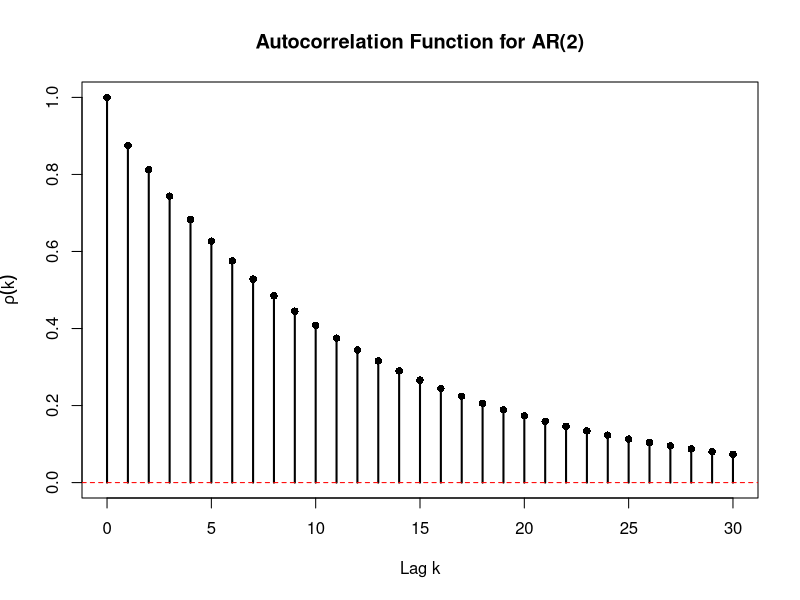

Source code (R):
# ============================================================
# AR(2) stability, invertibility, and autocorrelation analysis
# Model:
#   X_t + phi1 * X_{t-1} + phi2 * X_{t-2} = epsilon_t
# with epsilon_t ~ WN(0, 1)
# ============================================================

# ----------------------------
# 1. Define coefficients
# ----------------------------
phi1 <- -0.7
phi2 <- -0.2

cat("AR(2) model:\n")
cat("X_t +", phi1, "* X_{t-1} +", phi2, "* X_{t-2} = epsilon_t\n\n")

# In recursive form:
# X_t = -phi1 * X_{t-1} - phi2 * X_{t-2} + epsilon_t
a1 <- -phi1
a2 <- -phi2

cat("Recursive form:\n")
cat("X_t =", a1, "* X_{t-1} +", a2, "* X_{t-2} + epsilon_t\n\n")


# ----------------------------
# 2. Question 1.1:
#    Check stationarity using roots
# ----------------------------
# The AR polynomial is:
#   1 + phi1*z + phi2*z^2 = 0
# The process is stationary if all roots satisfy |z| > 1

coef_poly <- c(phi2, phi1, 1)   # corresponds to phi2*z^2 + phi1*z + 1 = 0
roots <- polyroot(coef_poly)

cat("Roots of the characteristic equation:\n")
print(roots)
cat("\nModuli of roots:\n")
print(Mod(roots))
cat("\n")

if (all(Mod(roots) > 1)) {
  cat("Conclusion: The process is stationary, because all roots lie outside the unit circle.\n\n")
} else {
  cat("Conclusion: The process is NOT stationary, because at least one root lies inside the unit circle.\n\n")
}


# ----------------------------
# 3. Question 1.2:
#    Is the process invertible?
# ----------------------------
# Invertibility is formally an MA-property, not an AR-property.
# However, a stationary AR process has a convergent MA(infinity) representation.
# So in this sense, the AR(2) can be inverted to an MA(infinity) form.

cat("Invertibility:\n")
cat("A pure AR(2) model is not usually discussed in terms of MA invertibility.\n")
cat("However, since the process is stationary, it admits a convergent MA(infinity) representation.\n")
cat("Thus, in that sense, it is invertible.\n\n")


# ----------------------------
# 4. Question 1.3:
#    Compute rho(k) as a function of phi1 and phi2
# ----------------------------
# For
#   X_t + phi1*X_{t-1} + phi2*X_{t-2} = epsilon_t
# the ACF satisfies:
#   rho(0) = 1
#   rho(1) = -phi1 / (1 + phi2)
#   rho(k) = -phi1*rho(k-1) - phi2*rho(k-2),  k >= 2

rho1 <- -phi1 / (1 + phi2)

cat("Autocorrelation formula:\n")
cat("rho(0) = 1\n")
cat("rho(1) = -phi1 / (1 + phi2) =", rho1, "\n")
cat("rho(k) = -phi1 * rho(k-1) - phi2 * rho(k-2), for k >= 2\n\n")


# ----------------------------
# 5. Question 1.4:
#    Compute and plot rho(k) up to lag 30
# ----------------------------
n_lag <- 30
rho <- numeric(n_lag + 1)   # store rho(0), rho(1), ..., rho(30)

rho[1] <- 1                 # rho(0)
rho[2] <- rho1              # rho(1)

for (k in 3:(n_lag + 1)) {
  rho[k] <- -phi1 * rho[k - 1] - phi2 * rho[k - 2]
}

lags <- 0:n_lag

cat("Autocorrelation values up to lag 30:\n")
acf_table <- data.frame(
  lag = lags,
  rho = round(rho, 6)
)
print(acf_table)
cat("\n")


# ----------------------------
# 6. Plot the ACF
# ----------------------------
plot(
  lags, rho,
  type = "h",
  lwd = 2,
  xlab = "Lag k",
  ylab = expression(rho(k)),
  main = "Autocorrelation Function for AR(2)",
  ylim = c(min(0, rho), 1)
)
points(lags, rho, pch = 16)
abline(h = 0, col = "red", lty = 2)


# ----------------------------
# 7. Optional: compare with built-in ARMAacf
# ----------------------------
# R uses the convention:
#   X_t = ar[1] X_{t-1} + ar[2] X_{t-2} + epsilon_t
# so we must pass ar = c(-phi1, -phi2)

rho_builtin <- ARMAacf(ar = c(-phi1, -phi2), lag.max = n_lag)

cat("Check against built-in ARMAacf:\n")
comparison <- data.frame(
  lag = lags,
  recursive = round(rho, 6),
  builtin   = round(as.numeric(rho_builtin), 6)
)
print(comparison)
